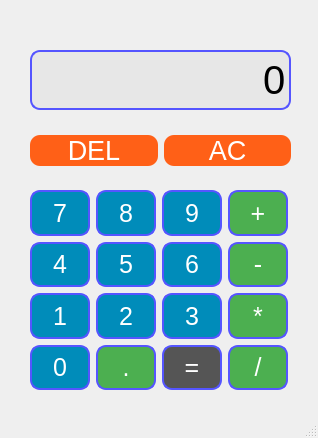
<?xml version="1.0" encoding="UTF-8"?>
<ui version="4.0">
 <class>MainWindow</class>
 <widget class="QMainWindow" name="MainWindow">
  <property name="geometry">
   <rect>
    <x>0</x>
    <y>0</y>
    <width>318</width>
    <height>438</height>
   </rect>
  </property>
  <property name="windowTitle">
   <string>MainWindow</string>
  </property>
  <widget class="QWidget" name="centralwidget">
   <widget class="QLineEdit" name="lineEdit">
    <property name="geometry">
     <rect>
      <x>30</x>
      <y>50</y>
      <width>261</width>
      <height>60</height>
     </rect>
    </property>
    <property name="sizePolicy">
     <sizepolicy hsizetype="Expanding" vsizetype="Preferred">
      <horstretch>0</horstretch>
      <verstretch>0</verstretch>
     </sizepolicy>
    </property>
    <property name="minimumSize">
     <size>
      <width>0</width>
      <height>60</height>
     </size>
    </property>
    <property name="maximumSize">
     <size>
      <width>16777215</width>
      <height>60</height>
     </size>
    </property>
    <property name="font">
     <font>
      <family>Arial</family>
      <pointsize>-1</pointsize>
     </font>
    </property>
    <property name="styleSheet">
     <string notr="true">border-style:solid;
border-width:2px;
font-size:40px;
border-color: rgb(85, 85, 255);
border-radius:10px;
background-color:#e7e7e7;
</string>
    </property>
    <property name="text">
     <string>0</string>
    </property>
    <property name="alignment">
     <set>Qt::AlignRight|Qt::AlignTrailing|Qt::AlignVCenter</set>
    </property>
    <property name="readOnly">
     <bool>true</bool>
    </property>
   </widget>
   <widget class="QWidget" name="">
    <property name="geometry">
     <rect>
      <x>30</x>
      <y>190</y>
      <width>260</width>
      <height>200</height>
     </rect>
    </property>
    <property name="minimumSize">
     <size>
      <width>0</width>
      <height>45</height>
     </size>
    </property>
    <layout class="QGridLayout" name="gridLayout">
     <item row="0" column="1">
      <widget class="QPushButton" name="pushButton_8">
       <property name="minimumSize">
        <size>
         <width>60</width>
         <height>45</height>
        </size>
       </property>
       <property name="maximumSize">
        <size>
         <width>60</width>
         <height>60</height>
        </size>
       </property>
       <property name="font">
        <font>
         <family>Arial</family>
         <pointsize>-1</pointsize>
        </font>
       </property>
       <property name="styleSheet">
        <string notr="true">border-style:solid;
border-width:2px;
font-size:25px;
border-color: rgb(85, 85, 255);
border-radius:10px;
background-color:#008CBA;
color:white;</string>
       </property>
       <property name="text">
        <string>8</string>
       </property>
      </widget>
     </item>
     <item row="3" column="3">
      <widget class="QPushButton" name="pushButton_div">
       <property name="minimumSize">
        <size>
         <width>60</width>
         <height>45</height>
        </size>
       </property>
       <property name="maximumSize">
        <size>
         <width>60</width>
         <height>60</height>
        </size>
       </property>
       <property name="font">
        <font>
         <family>Arial</family>
         <pointsize>-1</pointsize>
        </font>
       </property>
       <property name="styleSheet">
        <string notr="true">border-style:solid;
border-width:2px;
font-size:25px;
border-color: rgb(85, 85, 255);
border-radius:10px;
background-color:#4CAF50;
color:white;
</string>
       </property>
       <property name="text">
        <string>/</string>
       </property>
      </widget>
     </item>
     <item row="3" column="2">
      <widget class="QPushButton" name="pushButton_equal">
       <property name="minimumSize">
        <size>
         <width>60</width>
         <height>45</height>
        </size>
       </property>
       <property name="maximumSize">
        <size>
         <width>60</width>
         <height>60</height>
        </size>
       </property>
       <property name="font">
        <font>
         <family>Arial</family>
         <pointsize>-1</pointsize>
        </font>
       </property>
       <property name="styleSheet">
        <string notr="true">border-style:solid;
border-width:2px;
font-size:25px;
border-color: rgb(85, 85, 255);
border-radius:10px;
background-color:#555555;
color:white;</string>
       </property>
       <property name="text">
        <string>=</string>
       </property>
      </widget>
     </item>
     <item row="0" column="2">
      <widget class="QPushButton" name="pushButton_9">
       <property name="minimumSize">
        <size>
         <width>60</width>
         <height>45</height>
        </size>
       </property>
       <property name="maximumSize">
        <size>
         <width>60</width>
         <height>60</height>
        </size>
       </property>
       <property name="font">
        <font>
         <family>Arial</family>
         <pointsize>-1</pointsize>
        </font>
       </property>
       <property name="styleSheet">
        <string notr="true">border-style:solid;
border-width:2px;
font-size:25px;
border-color: rgb(85, 85, 255);
border-radius:10px;
background-color:#008CBA;
color:white;</string>
       </property>
       <property name="text">
        <string>9</string>
       </property>
      </widget>
     </item>
     <item row="1" column="0">
      <widget class="QPushButton" name="pushButton_4">
       <property name="minimumSize">
        <size>
         <width>60</width>
         <height>45</height>
        </size>
       </property>
       <property name="maximumSize">
        <size>
         <width>60</width>
         <height>60</height>
        </size>
       </property>
       <property name="font">
        <font>
         <family>Arial</family>
         <pointsize>-1</pointsize>
        </font>
       </property>
       <property name="styleSheet">
        <string notr="true">border-style:solid;
border-width:2px;
font-size:25px;
border-color: rgb(85, 85, 255);
border-radius:10px;
background-color:#008CBA;
color:white;</string>
       </property>
       <property name="text">
        <string>4</string>
       </property>
      </widget>
     </item>
     <item row="1" column="2">
      <widget class="QPushButton" name="pushButton_6">
       <property name="minimumSize">
        <size>
         <width>60</width>
         <height>45</height>
        </size>
       </property>
       <property name="maximumSize">
        <size>
         <width>60</width>
         <height>60</height>
        </size>
       </property>
       <property name="font">
        <font>
         <family>Arial</family>
         <pointsize>-1</pointsize>
        </font>
       </property>
       <property name="styleSheet">
        <string notr="true">border-style:solid;
border-width:2px;
font-size:25px;
border-color: rgb(85, 85, 255);
border-radius:10px;
background-color:#008CBA;
color:white;</string>
       </property>
       <property name="text">
        <string>6</string>
       </property>
      </widget>
     </item>
     <item row="1" column="3">
      <widget class="QPushButton" name="pushButton_sub">
       <property name="minimumSize">
        <size>
         <width>60</width>
         <height>45</height>
        </size>
       </property>
       <property name="maximumSize">
        <size>
         <width>60</width>
         <height>60</height>
        </size>
       </property>
       <property name="font">
        <font>
         <family>Arial</family>
         <pointsize>-1</pointsize>
        </font>
       </property>
       <property name="styleSheet">
        <string notr="true">border-style:solid;
border-width:2px;
font-size:25px;
border-color: rgb(85, 85, 255);
border-radius:10px;
background-color:#4CAF50;
color:white;
</string>
       </property>
       <property name="text">
        <string>-</string>
       </property>
      </widget>
     </item>
     <item row="0" column="3">
      <widget class="QPushButton" name="pushButton_plus">
       <property name="minimumSize">
        <size>
         <width>60</width>
         <height>45</height>
        </size>
       </property>
       <property name="maximumSize">
        <size>
         <width>60</width>
         <height>60</height>
        </size>
       </property>
       <property name="font">
        <font>
         <family>Arial</family>
         <pointsize>-1</pointsize>
        </font>
       </property>
       <property name="autoFillBackground">
        <bool>false</bool>
       </property>
       <property name="styleSheet">
        <string notr="true">border-style:solid;
border-width:2px;
font-size:25px;
border-color: rgb(85, 85, 255);
border-radius:10px;
background-color:#4CAF50;
color:white;</string>
       </property>
       <property name="text">
        <string>+</string>
       </property>
      </widget>
     </item>
     <item row="0" column="0">
      <widget class="QPushButton" name="pushButton_7">
       <property name="minimumSize">
        <size>
         <width>60</width>
         <height>45</height>
        </size>
       </property>
       <property name="maximumSize">
        <size>
         <width>60</width>
         <height>60</height>
        </size>
       </property>
       <property name="font">
        <font>
         <family>Arial</family>
         <pointsize>-1</pointsize>
        </font>
       </property>
       <property name="styleSheet">
        <string notr="true">border-style:solid;
border-width:2px;
font-size:25px;
border-color: rgb(85, 85, 255);
border-radius:10px;
background-color:#008CBA;
color:white;</string>
       </property>
       <property name="text">
        <string>7</string>
       </property>
      </widget>
     </item>
     <item row="1" column="1">
      <widget class="QPushButton" name="pushButton_5">
       <property name="minimumSize">
        <size>
         <width>60</width>
         <height>45</height>
        </size>
       </property>
       <property name="maximumSize">
        <size>
         <width>60</width>
         <height>60</height>
        </size>
       </property>
       <property name="font">
        <font>
         <family>Arial</family>
         <pointsize>-1</pointsize>
        </font>
       </property>
       <property name="styleSheet">
        <string notr="true">border-style:solid;
border-width:2px;
font-size:25px;
border-color: rgb(85, 85, 255);
border-radius:10px;
background-color:#008CBA;
color:white;</string>
       </property>
       <property name="text">
        <string>5</string>
       </property>
      </widget>
     </item>
     <item row="2" column="1">
      <widget class="QPushButton" name="pushButton_2">
       <property name="minimumSize">
        <size>
         <width>60</width>
         <height>45</height>
        </size>
       </property>
       <property name="maximumSize">
        <size>
         <width>60</width>
         <height>60</height>
        </size>
       </property>
       <property name="font">
        <font>
         <family>Arial</family>
         <pointsize>-1</pointsize>
        </font>
       </property>
       <property name="styleSheet">
        <string notr="true">border-style:solid;
border-width:2px;
font-size:25px;
border-color: rgb(85, 85, 255);
border-radius:10px;
background-color:#008CBA;
color:white;</string>
       </property>
       <property name="text">
        <string>2</string>
       </property>
      </widget>
     </item>
     <item row="2" column="2">
      <widget class="QPushButton" name="pushButton_3">
       <property name="minimumSize">
        <size>
         <width>60</width>
         <height>45</height>
        </size>
       </property>
       <property name="maximumSize">
        <size>
         <width>60</width>
         <height>60</height>
        </size>
       </property>
       <property name="font">
        <font>
         <family>Arial</family>
         <pointsize>-1</pointsize>
        </font>
       </property>
       <property name="styleSheet">
        <string notr="true">border-style:solid;
border-width:2px;
font-size:25px;
border-color: rgb(85, 85, 255);
border-radius:10px;
background-color:#008CBA;
color:white;</string>
       </property>
       <property name="text">
        <string>3</string>
       </property>
      </widget>
     </item>
     <item row="3" column="1">
      <widget class="QPushButton" name="pushButton_point">
       <property name="minimumSize">
        <size>
         <width>60</width>
         <height>45</height>
        </size>
       </property>
       <property name="maximumSize">
        <size>
         <width>60</width>
         <height>60</height>
        </size>
       </property>
       <property name="font">
        <font>
         <family>Arial</family>
         <pointsize>-1</pointsize>
        </font>
       </property>
       <property name="styleSheet">
        <string notr="true">border-style:solid;
border-width:2px;
font-size:25px;
border-color: rgb(85, 85, 255);
border-radius:10px;
background-color:#4CAF50;
color:white;</string>
       </property>
       <property name="text">
        <string>.</string>
       </property>
      </widget>
     </item>
     <item row="3" column="0">
      <widget class="QPushButton" name="pushButton_0">
       <property name="minimumSize">
        <size>
         <width>60</width>
         <height>45</height>
        </size>
       </property>
       <property name="maximumSize">
        <size>
         <width>60</width>
         <height>60</height>
        </size>
       </property>
       <property name="font">
        <font>
         <family>Arial</family>
         <pointsize>-1</pointsize>
        </font>
       </property>
       <property name="styleSheet">
        <string notr="true">border-style:solid;
border-width:2px;
font-size:25px;
border-color: rgb(85, 85, 255);
border-radius:10px;
background-color:#008CBA;
color:white;</string>
       </property>
       <property name="text">
        <string>0</string>
       </property>
      </widget>
     </item>
     <item row="2" column="0">
      <widget class="QPushButton" name="pushButton_1">
       <property name="minimumSize">
        <size>
         <width>60</width>
         <height>45</height>
        </size>
       </property>
       <property name="maximumSize">
        <size>
         <width>60</width>
         <height>60</height>
        </size>
       </property>
       <property name="font">
        <font>
         <family>Arial</family>
         <pointsize>-1</pointsize>
        </font>
       </property>
       <property name="styleSheet">
        <string notr="true">border-style:solid;
border-width:2px;
font-size:25px;
border-color: rgb(85, 85, 255);
border-radius:10px;
background-color:#008CBA;
color:white;</string>
       </property>
       <property name="text">
        <string>1</string>
       </property>
      </widget>
     </item>
     <item row="2" column="3">
      <widget class="QPushButton" name="pushButton_mul">
       <property name="minimumSize">
        <size>
         <width>60</width>
         <height>45</height>
        </size>
       </property>
       <property name="maximumSize">
        <size>
         <width>60</width>
         <height>60</height>
        </size>
       </property>
       <property name="font">
        <font>
         <family>Arial</family>
         <pointsize>-1</pointsize>
        </font>
       </property>
       <property name="styleSheet">
        <string notr="true">border-style:solid;
border-width:2px;
font-size:25px;
border-color: rgb(85, 85, 255);
border-radius:10px;
background-color:#4CAF50;
color:white;
</string>
       </property>
       <property name="text">
        <string>*</string>
       </property>
      </widget>
     </item>
    </layout>
   </widget>
   <widget class="QWidget" name="">
    <property name="geometry">
     <rect>
      <x>30</x>
      <y>130</y>
      <width>261</width>
      <height>42</height>
     </rect>
    </property>
    <layout class="QHBoxLayout" name="horizontalLayout">
     <item>
      <widget class="QPushButton" name="pushButton_DEL">
       <property name="minimumSize">
        <size>
         <width>0</width>
         <height>0</height>
        </size>
       </property>
       <property name="font">
        <font>
         <family>Arial</family>
         <pointsize>20</pointsize>
        </font>
       </property>
       <property name="styleSheet">
        <string notr="true">background-color: rgb(255, 96, 23);
border-radius:10px;
color:white;</string>
       </property>
       <property name="text">
        <string>DEL</string>
       </property>
      </widget>
     </item>
     <item>
      <widget class="QPushButton" name="pushButton_AC">
       <property name="minimumSize">
        <size>
         <width>0</width>
         <height>0</height>
        </size>
       </property>
       <property name="font">
        <font>
         <family>Arial</family>
         <pointsize>20</pointsize>
        </font>
       </property>
       <property name="styleSheet">
        <string notr="true">background-color: rgb(255, 96, 23);
border-radius:10px;
color:white;</string>
       </property>
       <property name="text">
        <string>AC</string>
       </property>
      </widget>
     </item>
    </layout>
   </widget>
  </widget>
  <widget class="QMenuBar" name="menubar">
   <property name="geometry">
    <rect>
     <x>0</x>
     <y>0</y>
     <width>318</width>
     <height>23</height>
    </rect>
   </property>
  </widget>
  <widget class="QStatusBar" name="statusbar"/>
 </widget>
 <resources/>
 <connections/>
</ui>
